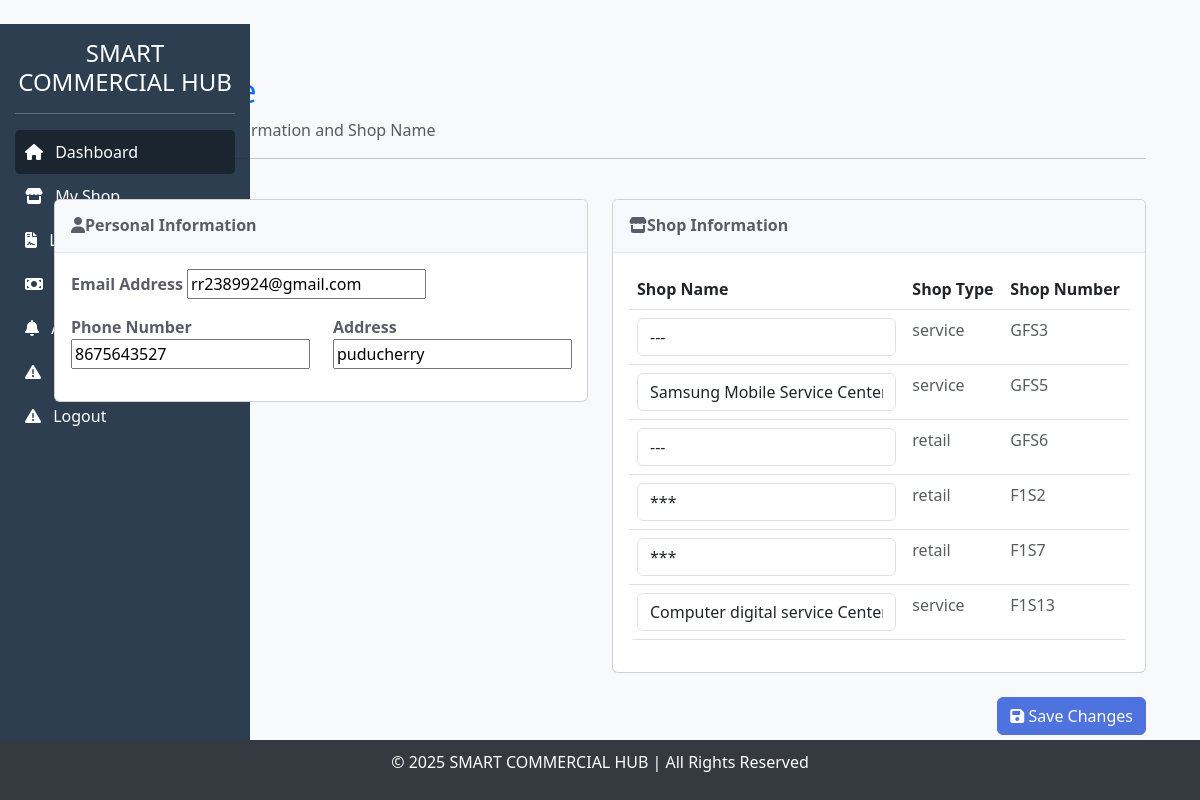
Page /profile/edit/ (signed in) on the committed database.
### hub/models.py (models this page shows, shortened)
class Tenant(models.Model):
    id = models.AutoField(primary_key=True)
    tenant = models.OneToOneField(User, on_delete=models.CASCADE)
    phone = models.CharField(max_length=12)
    address = models.CharField(max_length=255)
    id_proof = models.FileField(upload_to='id_proof/',null=True,blank=True)
    image = models.ImageField(upload_to='tenant_images/', null=True, blank=True)
    created_at = models.DateTimeField(auto_now_add=True)
    updated_at = models.DateTimeField(auto_now=True)

class Shop(models.Model):
    STATUS_CHOICES = [
        ('occupied','Occupied'),
        ('vacant','Vacant'),
    ]
    SHOP_TYPES = [
        ('retail', 'Retail'),
        ('restaurant', 'Restaurant'),
        ('service', 'Service'),
        ('entertainment', 'Entertainment'),
        ('other', 'Other'),
    ]
    id = models.AutoField(primary_key=True)
    name = models.CharField(max_length=115)
    shop_no = models.CharField(max_length=10,unique=True)
    size = models.IntegerField(null=True,blank=True)
    location = models.CharField(max_length=115)
    shop_type = models.CharField(max_length=50,choices=SHOP_TYPES)
    status = models.CharField(max_length=15,choices=STATUS_CHOICES,default='vacant')
    image = models.ImageField(upload_to='shop_images/', null=True, blank=True)
    created_at = models.DateTimeField(auto_now_add=True)
    updated_at = models.DateTimeField(auto_now_add=True)

### hub/views.py (the view, shortened to what this page needs)
# urls.py: path('profile/edit/', edit_profile, name='edit_profile'),
@login_required
def edit_profile(request):
    user = request.user
    if hasattr(user, 'tenant'):
        tenant = user.tenant
        allocated_shops = AllocatedShop.objects.filter(tenant_id=tenant)
        shop_ids = [alloc.shop_id.id for alloc in allocated_shops]
        shops = Shop.objects.filter(id__in=shop_ids)
        ShopNameFormSet = modelformset_factory(
            Shop,
            form=ShopNameOnlyForm,
            extra=0
        )
        if request.method == "POST":
            tenant_form = TenantUpdateForm(request.POST, request.FILES, instance=tenant)
            email_form = EmailUpdateForm(request.POST, instance=user)
            shop_formset = ShopNameFormSet(request.POST, queryset=shops)
            if tenant_form.is_valid() and email_form.is_valid() and shop_formset.is_valid():
                tenant_form.save()
                email_form.save()
                shop_formset.save()
                messages.success(request, "Profile and shop details updated successfully!")
                return redirect("profile")
            else:
                messages.error(request, "Please correct the errors below.")
        else:
            tenant_form = TenantUpdateForm(instance=tenant)
            email_form = EmailUpdateForm(instance=user)
            shop_formset = ShopNameFormSet(queryset=shops)
        return render(request, "tenant/edit_profile.html", {
            'tenant_form': tenant_form,
            'email_form': email_form,
            'shop_formset': shop_formset,
        })
    else:
        messages.warning(request, "You don't have a profile to edit.")
        return redirect("dashboard")

### hub/forms.py
class TenantUpdateForm(forms.ModelForm):
   class Meta:
       model = Tenant
       fields = ['phone','address']

class EmailUpdateForm(forms.ModelForm):
   class Meta:
       model = User
       fields = ['email']

### templates/tenant/edit_profile.html (shortened to what this page needs)
{% extends 'tenant/base.html' %}
{% load static %}
{% block content %}
<div class="container py-5">
    <div class="row mb-4">
        <div class="col-md-12">
            <h2 class="text-primary">Edit Profile</h2>
            <p class="text-muted">Update your personal information and Shop Name</p>
            <hr>
        </div>
    </div>
    <form method="post" enctype="multipart/form-data" id="profile-form">
        <div class="row">
            <div class="col-lg-6 mb-4">
                <div class="card profile-section">
                    <div class="card-header py-3">
                        <h6 class="m-0 font-weight-bold section-title">
                            <i class="fas fa-user mr-2"></i>Personal Information
                        </h6>
                    </div>
                    <div class="card-body">
                        <div class="mb-3">
                            <label for="{{ email_form.email.id_for_label }}" class="field-label">Email Address</label>
                            {{ email_form.email }}
                        </div>
                        <div class="row">
                            <div class="col-md-6 mb-3">
                                <label for="{{ tenant_form.phone.id_for_label }}" class="field-label">Phone Number</label>
                                {{ tenant_form.phone }}
                            </div>
                            <div class="col-md-6 mb-3">
                                <label for="{{ tenant_form.address.id_for_label }}" class="field-label">Address</label>
                                {{ tenant_form.address }}
                            </div>
                        </div>
                    </div>
                </div>
            </div>
            <div class="col-lg-6 mb-4">
                <div class="card profile-section">
                    <div class="card-header py-3">
                        <h6 class="m-0 font-weight-bold section-title">
                            <i class="fas fa-store mr-2"></i>Shop Information
                        </h6>
                    </div>
                    <div class="card-body">
                        <div class="table-responsive">
                            <table class="table shop-table">
                                <thead>
                                    <tr>
                                        <th>Shop Name</th>
                                        <th>Shop Type</th>
                                        <th>Shop Number</th>
                                    </tr>
                                </thead>
                                <tbody>
                                    {% for shop_form in shop_formset %}
                                    <tr>
                                        <td>
                                            {{ shop_form.name }}
                                        </td>
                                        <td class="text-muted">{{ shop_form.instance.shop_type }}</td>
                                        <td class="text-muted">{{ shop_form.instance.shop_no }}</td>
                                    </tr>
                                    {% endfor %}
                                </tbody>
                            </table>
                        </div>
                    </div>
                </div>
            </div>
        </div>
        <div class="row">
            <div class="col-12">
                <div class="d-flex justify-content-between">
                    <a href="{% url 'profile' %}" class="btn btn-outline-secondary">
                    </a>
                    <button type="submit" class="btn btn-primary save-btn">
                        <i class="fas fa-save mr-1"></i> Save Changes
                    </button>
                </div>
            </div>
        </div>
    </form>
</div>
{% endblock %}

### templates/tenant/base.html (style rules this page uses)
body { background-color: #f8f9fa; }

### templates/tenant/edit_profile.html (style rules this page uses)
.profile-section { transition: all 0.3s ease; }
.btn-primary { background-color: #4e73df; border-color: #4e73df; }
.card-header { background-color: #f8f9fc; border-bottom: 1px solid #e3e6f0; }
.section-title { color: #5a5c69; font-weight: 600; }
.shop-table { border-radius: 5px; overflow: hidden; }
.shop-table thead { background-color: #f8f9fc; }
.save-btn { min-width: 120px; }
.field-label { font-weight: 600; color: #5a5c69; }

### rows in the picture
Tenant: phone "8675643527", address "puducherry"
Shop: instance.shop_type "service", instance.shop_no "GFS3"
Shop: instance.shop_type "service", instance.shop_no "GFS5"
Shop: instance.shop_type "retail", instance.shop_no "GFS6"
Shop: instance.shop_type "retail", instance.shop_no "F1S2"
Shop: instance.shop_type "retail", instance.shop_no "F1S7"
Shop: instance.shop_type "service", instance.shop_no "F1S13"
